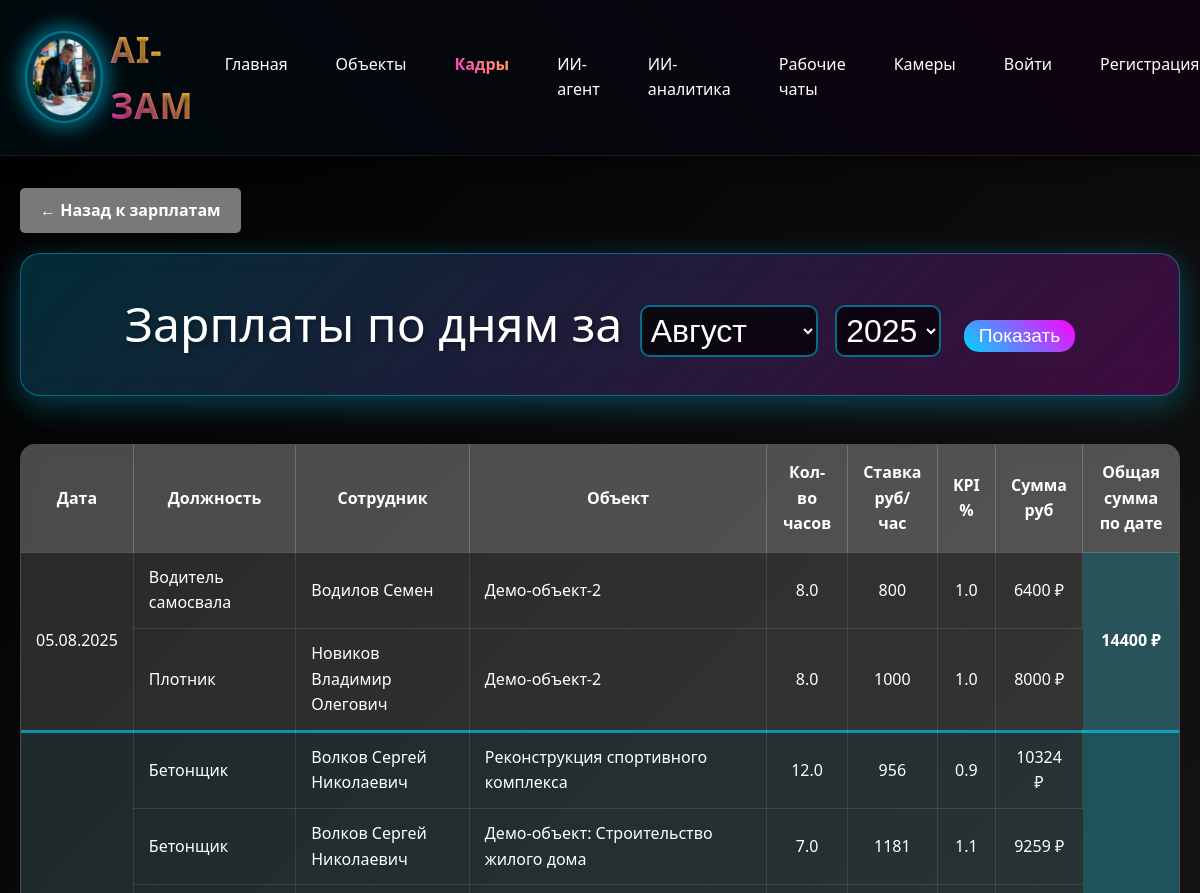
Page /sotrudniki/daily-salaries/ (upper part) on the earlier database version.
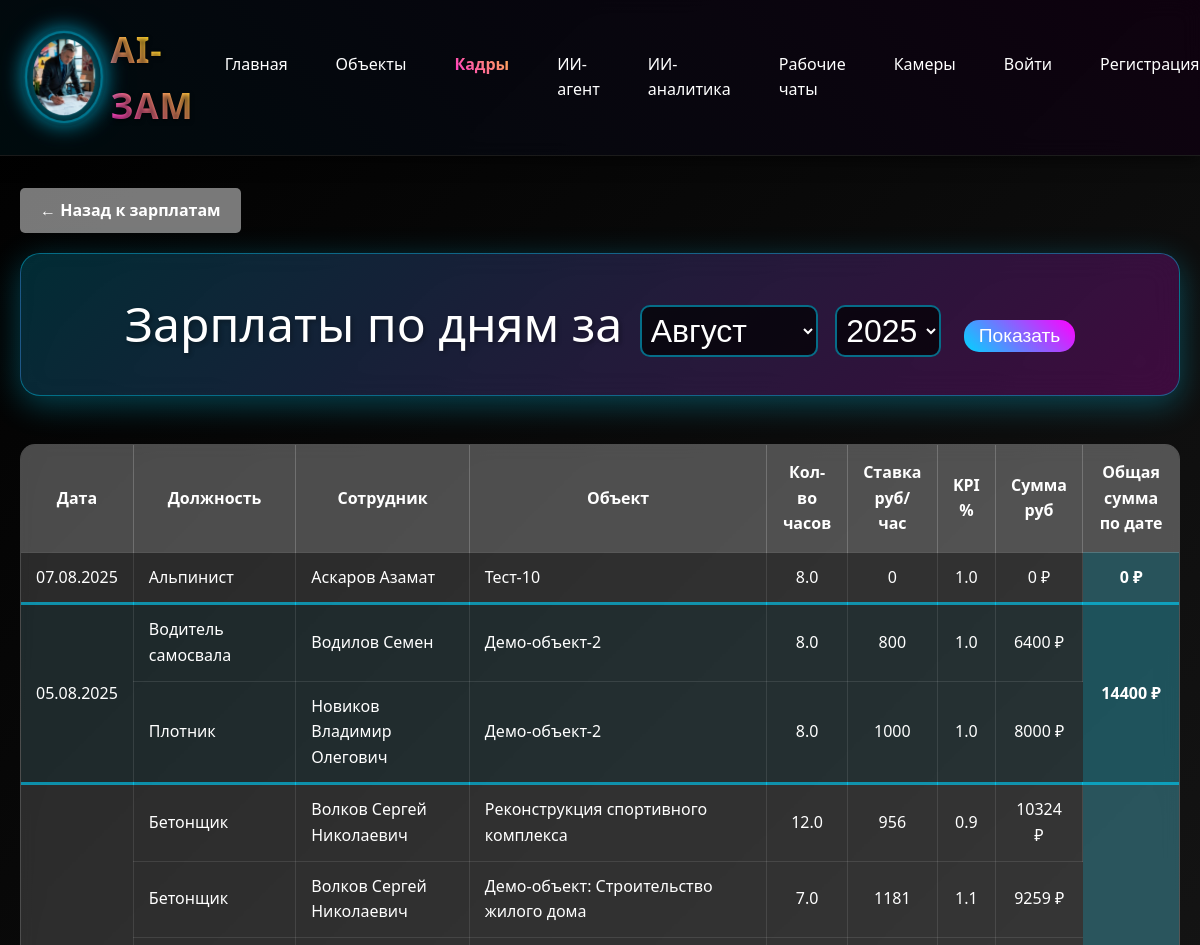
Same page on the later database version.
### sotrudniki/models.py (models this page shows, shortened)
class SotrudnikiZarplaty(models.Model):
    sotrudnik = models.ForeignKey(Sotrudnik, on_delete=models.CASCADE, verbose_name="Сотрудник")
    objekt = models.ForeignKey('object.Objekt', on_delete=models.CASCADE, verbose_name="Объект")
    data = models.DateField(verbose_name="Дата")
    kolichestvo_chasov = models.DecimalField(max_digits=8, decimal_places=2, verbose_name="Количество часов")
    kpi = models.DecimalField(max_digits=5, decimal_places=2, default=1.0, verbose_name="KPI")
    vydano = models.BooleanField(default=False, verbose_name="Выдано")
    class Meta:
        verbose_name = "Зарплата сотрудника"
        verbose_name_plural = "Зарплаты сотрудников"
        db_table = 'sotrudniki_zarplaty'
        unique_together = ['sotrudnik', 'objekt', 'data']

class Specialnost(models.Model):
    nazvanie = models.CharField(max_length=200, verbose_name="Название специальности")
    kategoriya = models.CharField(max_length=200, verbose_name="Категория", null=True, blank=True)
    class Meta:
        verbose_name = "Специальность"
        verbose_name_plural = "Специальности"

class Sotrudnik(models.Model):
    POL_CHOICES = [
        ('мужской', 'Мужской'),
        ('женский', 'Женский'),
    ]
    organizaciya = models.ForeignKey(
        Organizaciya,
        on_delete=models.CASCADE,
        verbose_name="Организация",
        related_name="sotrudniki",
        null=True,
        blank=True
    )
    fio = models.CharField(max_length=300, verbose_name="ФИО")
    data_rozhdeniya = models.DateField(verbose_name="Дата рождения")
    pol = models.CharField(
        max_length=10,
        choices=POL_CHOICES,
        verbose_name="Пол",
        null=True,
        blank=True
    )
    razmer_odezhdy = models.CharField(
        max_length=10,
        default="50-52",
        verbose_name="Размер одежды"
    )
    razmer_obuvi = models.CharField(
        max_length=5,
        default="43",
        verbose_name="Размер обуви"
    )
    razmer_golovnogo_ubora = models.CharField(
        max_length=5,
        default="55",
        verbose_name="Размер головного убора"
    )
    specialnost = models.ForeignKey(
        Specialnost,
        on_delete=models.SET_NULL,
        null=True,
        blank=True,
        verbose_name="Специальность"
    )
    podrazdelenie = models.ForeignKey(
        Podrazdelenie,
        on_delete=models.SET_NULL,
        null=True,
        blank=True,
        verbose_name="Подразделение"
    )
    data_priema = models.DateField(verbose_name="Дата приема")
    data_nachala_raboty = models.DateField(verbose_name="Дата начала работы")
    bazovoe_obuchenie = models.BooleanField(default=True, verbose_name="Базовое обучение")
    obuchenie_na_predpriyatii = models.BooleanField(default=True, verbose_name="Обучение на предприятии")
    med_osvidetelstvovanie = models.BooleanField(default=True, verbose_name="Мед.освидетельствование")
    dopusk_k_rabote = models.BooleanField(default=True, verbose_name="Допуск к работе")
    stazhirovka = models.BooleanField(default=True, verbose_name="Стажировка")
    siz = models.BooleanField(default=True, verbose_name="СИЗ")
    class Meta:
        verbose_name = "Сотрудник"
        verbose_name_plural = "Сотрудники"

### object/models.py (models this page shows, shortened)
class Objekt(models.Model):
    STATUS_CHOICES = [
        ('планируется', 'Планируется'),
        ('в работе', 'В работе'),
        ('завершён', 'Завершён'),
    ]
    nazvanie = models.CharField(max_length=255, verbose_name="Название")
    organizacii = models.ManyToManyField(
        'sotrudniki.Organizaciya',
        verbose_name="Организации",
        blank=True,
        related_name="objekty"
    )
    otvetstvennyj = models.CharField(max_length=255, default="Иванов Иван Иванович", verbose_name="Ответственный")
    data_nachala = models.DateField(verbose_name="Дата начала")
    data_plan_zaversheniya = models.DateField(verbose_name="Дата план завершения")
    data_fakt_zaversheniya = models.DateField(null=True, blank=True, verbose_name="Дата факт завершения")
    status = models.CharField(max_length=20, choices=STATUS_CHOICES, default='планируется', verbose_name="Статус")
    is_active = models.BooleanField(default=True, verbose_name="Активный")
    sotrudniki = models.ManyToManyField(
        'sotrudniki.Sotrudnik',
        verbose_name="Сотрудники",
        blank=True,
        related_name="objekty_work",
        help_text="Сотрудники, работающие на данном объекте"
    )
    chat_id = models.CharField(max_length=255, null=True, blank=True, verbose_name="ID чата")
    demo = models.BooleanField(default=False, verbose_name="Демо")
    class Meta:
        verbose_name = "Объект"
        verbose_name_plural = "Объекты"
        db_table = 'objekt'

### sotrudniki/views.py (the view)
# urls.py: path('daily-salaries/', views.daily_salaries, name='daily_salaries'),
def daily_salaries(request):
    from datetime import datetime
    from object.models import ResursyPoObjektu, Resurs
    from django.db.models import Sum
    current_date = datetime.now()
    year = request.GET.get('year', str(current_date.year))
    month = request.GET.get('month', str(current_date.month))
    month_names_ru = {
        1: 'Январь', 2: 'Февраль', 3: 'Март', 4: 'Апрель',
        5: 'Май', 6: 'Июнь', 7: 'Июль', 8: 'Август',
        9: 'Сентябрь', 10: 'Октябрь', 11: 'Ноябрь', 12: 'Декабрь'
    }
    month_int = int(month)
    month_name_ru = month_names_ru.get(month_int, '')
    zarplaty = SotrudnikiZarplaty.objects.filter(
        data__year=year,
        data__month=month
    ).select_related('sotrudnik', 'objekt').order_by('data', 'sotrudnik__fio')
    grouped_data = {}
    daily_totals = {}
    for zp in zarplaty:
        stavka = 0
        if zp.sotrudnik.specialnost:
            resurs = Resurs.objects.filter(
                naimenovanie__icontains=zp.sotrudnik.specialnost.nazvanie,
                edinica_izmereniya='час'
            ).first()
            if resurs:
                resurs_po_objektu = ResursyPoObjektu.objects.filter(
                    objekt=zp.objekt,
                    resurs=resurs
                ).first()
                if resurs_po_objektu:
                    stavka = float(resurs_po_objektu.cena)
        summa = float(zp.kolichestvo_chasov) * float(zp.kpi) * stavka
        if zp.data not in grouped_data:
            grouped_data[zp.data] = []
            daily_totals[zp.data] = 0
        grouped_data[zp.data].append({
            'sotrudnik': zp.sotrudnik.fio,
            'objekt': zp.objekt.nazvanie if zp.objekt else '-',
            'specialnost': zp.sotrudnik.specialnost.nazvanie if zp.sotrudnik.specialnost else '-',
            'kolichestvo_chasov': zp.kolichestvo_chasov,
            'stavka': int(stavka),
            'kpi': zp.kpi,
            'summa': int(summa)
        })
        daily_totals[zp.data] += int(summa)
    daily_data = []
    for date in sorted(grouped_data.keys(), reverse=True):
        for i, item in enumerate(grouped_data[date]):
            daily_data.append({
                'data': date,
                'is_first_in_group': i == 0,
                'group_size': len(grouped_data[date]),
                'sotrudnik': item['sotrudnik'],
                'objekt': item['objekt'],
                'specialnost': item['specialnost'],
                'kolichestvo_chasov': item['kolichestvo_chasov'],
                'stavka': item['stavka'],
                'kpi': item['kpi'],
                'summa': item['summa'],
                'daily_total': daily_totals[date]
            })
    context = {
        'daily_data': daily_data,
        'year': year,
        'month': month,
        'month_name': f"{month_name_ru} {year}"
    }
    return render(request, 'sotrudniki/daily_salaries.html', context)

### sotrudniki/templates/sotrudniki/daily_salaries.html (shortened to what this page needs)
{% extends 'base/base.html' %}
{% load dict_extras %}
{% block content %}
<a href="{% url 'sotrudniki:salaries_list' %}" class="back-btn">← Назад к зарплатам</a>
<div class="page-title">
    <form method="get" style="display: inline-block;">
        Зарплаты по дням за
        <select name="month" style="padding: 5px; margin: 0 5px; background: rgba(0, 0, 0, 0.7); color: white; border: 2px solid rgba(0, 212, 255, 0.5); border-radius: 10px; font-size: 2rem;">
            <option value="8" {% if month == '8' %}selected{% endif %}>Август</option>
        </select>
        <select name="year" style="padding: 5px; margin-right: 10px; background: rgba(0, 0, 0, 0.7); color: white; border: 2px solid rgba(0, 212, 255, 0.5); border-radius: 10px; font-size: 2rem;">
            <option value="2025" {% if year == '2025' %}selected{% endif %}>2025</option>
        </select>
        <button type="submit" style="padding: 5px 15px; background: linear-gradient(45deg, #00d4ff, #ff00ff); color: white; border: none; border-radius: 15px; font-size: 1.2rem;">Показать</button>
    </form>
</div>
<div class="daily-table">
    <table>
        <thead>
            <tr>
                <th>Дата</th>
                <th>Должность</th>
                <th>Сотрудник</th>
                <th>Объект</th>
                <th>Кол-во<br>часов</th>
                <th>Ставка<br>руб/час</th>
                <th>KPI<br>%</th>
                <th>Сумма<br>руб</th>
                <th>Общая сумма<br>по дате</th>
            </tr>
        </thead>
        <tbody>
            {% for data in daily_data %}
            {% if data.is_first_in_group %}
                {% cycle 'group-even' 'group-odd' as row_class silent %}
            {% endif %}
            <tr class="{{ row_class }}{% if data.is_first_in_group and not forloop.first %} group-border{% endif %}">
                {% if data.is_first_in_group %}
                <td rowspan="{{ data.group_size }}">{{ data.data|date:"d.m.Y" }}</td>
                {% endif %}
                <td style="text-align: left;">{{ data.specialnost }}</td>
                <td style="text-align: left;">{{ data.sotrudnik }}</td>
                <td style="text-align: left;">{{ data.objekt }}</td>
                <td>{{ data.kolichestvo_chasov|floatformat:1 }}</td>
                <td>{{ data.stavka }}</td>
                <td>{{ data.kpi|floatformat:1 }}</td>
                <td>{{ data.summa }} ₽</td>
                {% if data.is_first_in_group %}
                <td class="date-total" rowspan="{{ data.group_size }}">{{ data.daily_total }} ₽</td>
                {% endif %}
            </tr>
            {% empty %}
            <tr>
                <td colspan="9" style="text-align: center; color: rgba(255, 255, 255, 0.7);">Нет данных о зарплатах</td>
            </tr>
            {% endfor %}
        </tbody>
    </table>
</div>
{% endblock %}

Differences in the rows shown:
added SotrudnikiZarplaty: data "07.08.2025", kolichestvo_chasov "8.0", kpi "1.0"
now on this page (row unchanged): Specialnost: specialnost "Альпинист"
now on this page (row unchanged): Sotrudnik: sotrudnik "Аскаров Азамат"
now on this page (row edited): Objekt: objekt "Тест-10"
Other differences:
new list line: "0 0 ₽ 0 ₽"
